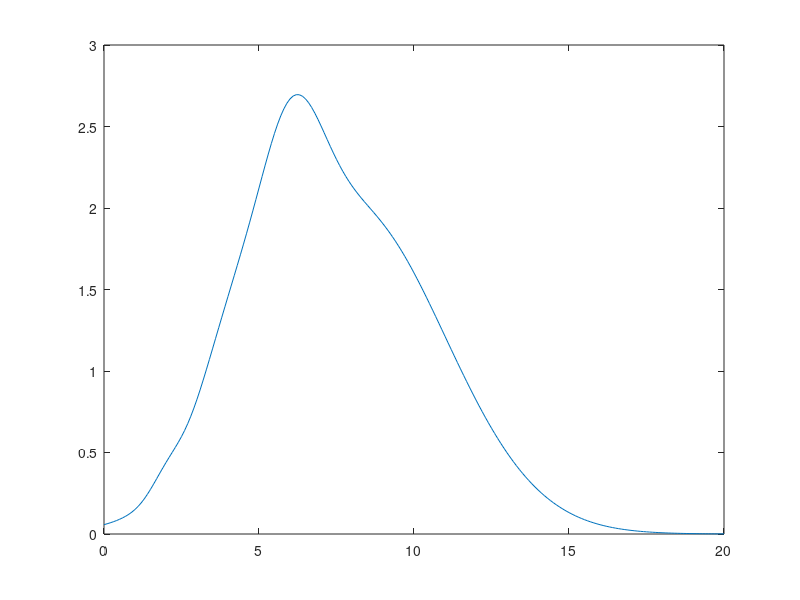

Source code (MATLAB):
%% multGauss
% a = height of bell curve
% b = position of the center of the peak
% c = standard dev (width)
% function multGauss should input a 3 column matrix with vector x
% 3 columns should be the amplitude, width, and location
% rows should be parameters for each gaussian profile
% multGuass should return the sum of the profiles
% y1(x) y2(x) y3(x)
% output = y1 + y2 + y3

clc
clear

A = [0.1, 0.5, 2; 0.5, 1, 4; 1, 1, 6; 2, 3, 8];
x = [0:0.1:20];

[Nr, Nc] = size(A);

if Nc == 4
    disp('The Matrix Has 3 Columns')
else
    disp('Error')
end

for i = 1:Nr
multGauss(i,:) = A(i,1)*gaussmf(x, [A(i,2), A(i,3)]);
% plot(x,multGauss(i,:)), hold on;
end

sumplot = sum(multGauss);
plot(x, sumplot)